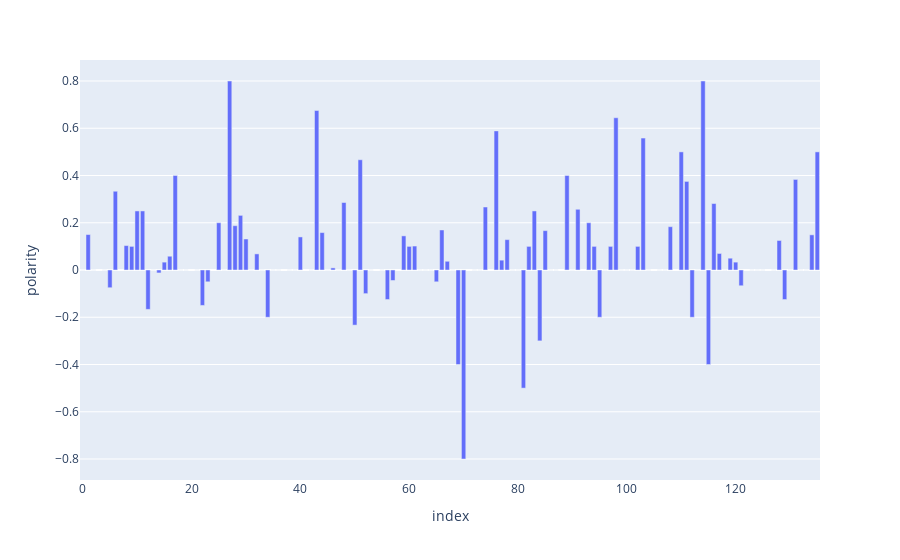

The notebook cell saved with this chart:
### Code cell
px.bar(df,x=df.index,y="polarity",hover_data=["heading","content"])

### Figure 1 — Plotly figure (JSON) as saved in the notebook; plotly's stock layout.template omitted (floating-point values rounded to 4 significant figures; data arrays with more than 128 entries replaced by an {"elided": "..."} marker saying what was removed)
{"data": [{"alignmentgroup": "True", "customdata": {"elided": "136x2 str values"}, "hovertemplate": "index=%{x}<br>polarity=%{y}<br>heading=%{customdata[0]}<br>content=%{customdata[1]}<extra></extra>", "legendgroup": "", "marker": {"color": "#636efa", "pattern": {"shape": ""}}, "name": "", "offsetgroup": "", "orientation": "v", "showlegend": false, "textposition": "auto", "type": "bar", "x": {"elided": "136 int values"}, "xaxis": "x", "y": {"elided": "136 float values"}, "yaxis": "y"}], "layout": {"barmode": "relative", "legend": {"tracegroupgap": 0}, "margin": {"t": 60}, "xaxis": {"anchor": "y", "domain": [0, 1], "title": {"text": "index"}}, "yaxis": {"anchor": "x", "domain": [0, 1], "title": {"text": "polarity"}}}}
